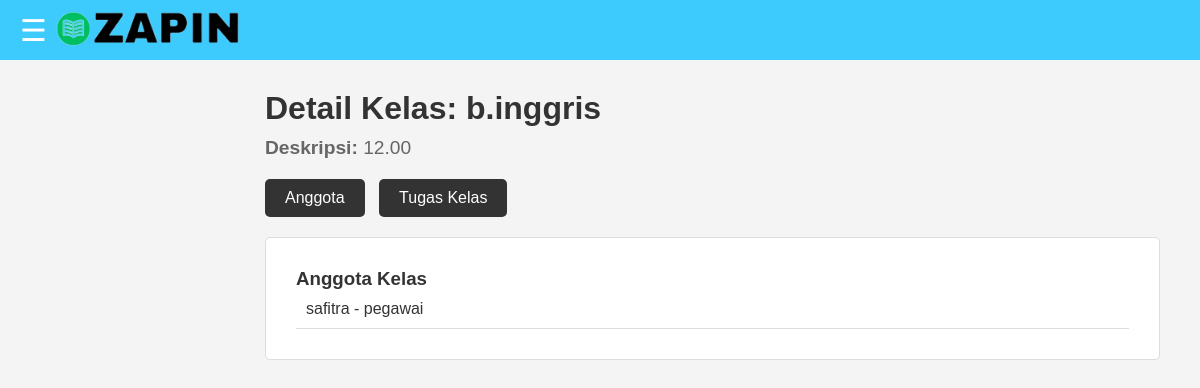
The app's page /class_detail.php?class_id=9 (signed in) with its own data.
### tables this page shows
CREATE TABLE `classes` (
  `id` int(11) NOT NULL,
  `class_name` varchar(255) NOT NULL,
  `class_description` text NOT NULL,
  `pengajar_id` int(11) NOT NULL,
  `class_code` varchar(255) DEFAULT NULL
);

CREATE TABLE `users` (
  `id` int(11) NOT NULL,
  `username` varchar(50) NOT NULL,
  `email` varchar(50) NOT NULL,
  `password` varchar(100) NOT NULL,
  `created_at` datetime NOT NULL DEFAULT current_timestamp(),
  `reset_token` varchar(255) DEFAULT NULL,
  `token_expiry` datetime DEFAULT NULL,
  `security_question` varchar(255) DEFAULT NULL,
  `security_answer` varchar(255) DEFAULT NULL,
  `role` varchar(20) NOT NULL
);

### class_detail.php (the view, shortened to what this page needs)
<?php
include 'service/database.php';
$class_id = $_GET['class_id'] ?? null;
$user_role = $_SESSION['role'];
if ($class_id) {
    $sql = "SELECT class_name, class_description, pengajar_id FROM classes WHERE id = '$class_id'";
    $result = $db->query($sql);
    $class_data = $result->fetch_assoc();
    $members_sql = "SELECT u.username, u.role FROM users u
                    JOIN class_members cm ON u.id = cm.pegawai_id
                    WHERE cm.class_id = '$class_id'";
    $members_result = $db->query($members_sql);
} else {
    header("Location: dashboard_$user_role.php");
    exit();
}
?>
<!DOCTYPE html>
<html lang="en">
<head>
    <link rel="stylesheet" href="navbar-sidebar.css">
</head>
<body>
    <?php include 'navbar.php'; ?>
    <div class="wrapper">
        <main class="content">
            <h2>Detail Kelas: <?= $class_data['class_name'] ?></h2>
            <p><strong>Deskripsi:</strong> <?= $class_data['class_description'] ?></p>
            <div class="tabs">
                <button class="tab-link" onclick="openTab('members')">Anggota</button>
                <button class="tab-link" onclick="openTab('tasks')">Tugas Kelas</button>
            </div>
            <div id="members" class="tab-content">
                <h3>Anggota Kelas</h3>
                <ul>
                    <?php while ($member = $members_result->fetch_assoc()): ?>
                        <li><?= $member['username'] ?> - <?= $member['role'] ?></li>
                    <?php endwhile; ?>
                </ul>
            </div>
        </main>
    </div>
</body>
</html>

### navbar-sidebar.css (style rules this page uses)
* { margin: 0; padding: 0; box-sizing: border-box; }
body { font-family: Arial, sans-serif; }
.content { margin-left: 0; padding: 20px; transition: margin-left 0.3s; }

### class_detail.php (style rules this page uses)
body { font-family: Arial, sans-serif; margin: 0; padding: 0; background-color: #f4f4f4; color: #333; }
.wrapper { margin-left: 225px; margin-top: 50px; padding: 20px; }
h2 { font-size: 2rem; margin-bottom: 10px; color: #333; }
p { font-size: 1.2rem; color: #666; }
.tabs { margin-top: 20px; }
.tab-link { background-color: #333; color: white; padding: 10px 20px; cursor: pointer; border: none; border-radius: 5px; margin-right: 10px; font-size: 1rem; }
.tab-content { display: none; padding: 30px; background-color: #fff; border: 1px solid #ddd; border-radius: 5px; margin-top: 20px; }
ul { list-style: none; padding: 0; }
ul li { padding: 10px; border-bottom: 1px solid #ddd; font-size: 1rem; color: #333; }

### records on screen
classes: class_name "b.inggris", class_description "12.00"
users: username "safitra", role "pegawai"
